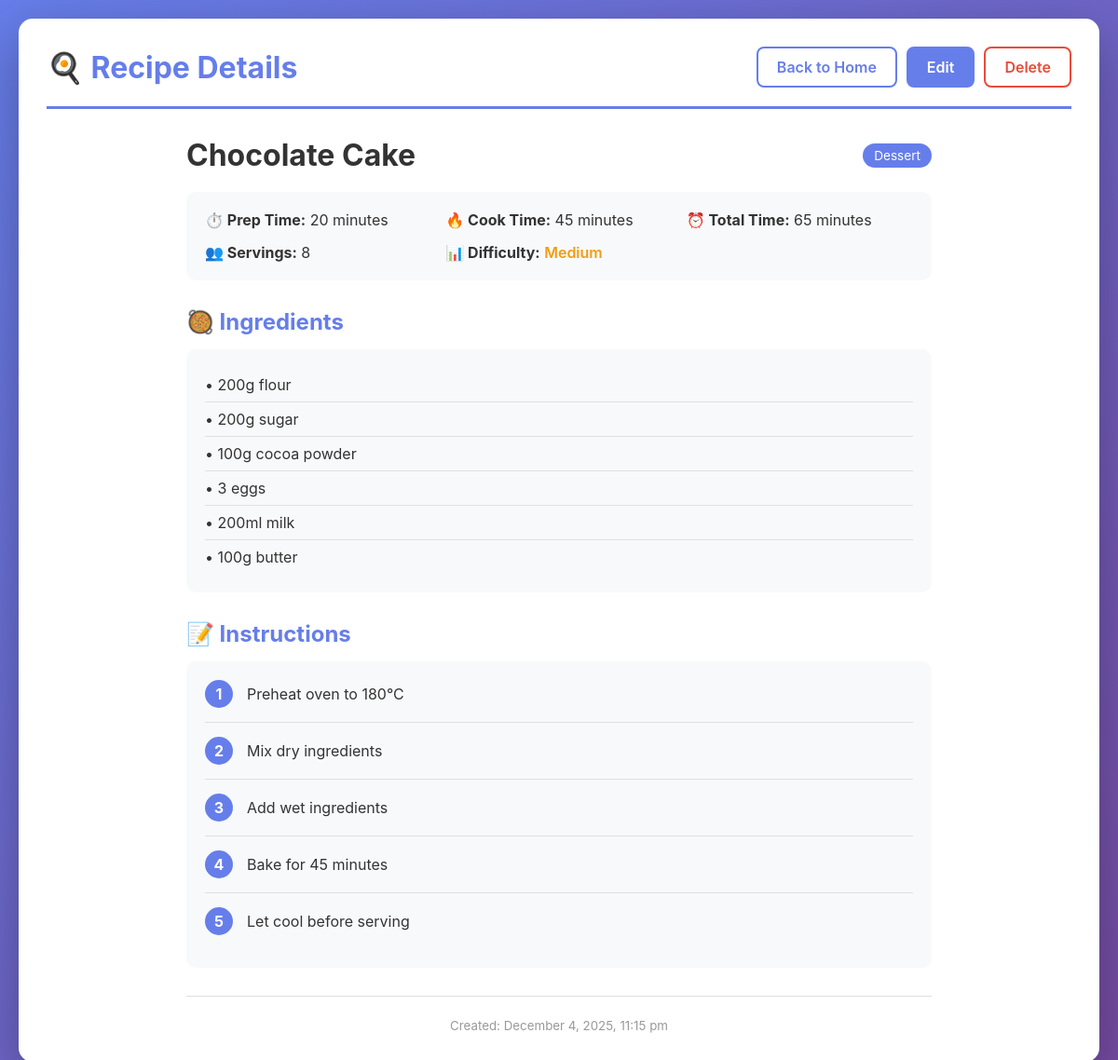
Screenshot of /view.php?id=3 with the database file from the repository.
### tables this page shows
CREATE TABLE IF NOT EXISTS recipes (
    id INT AUTO_INCREMENT PRIMARY KEY,
    name VARCHAR(255) NOT NULL,
    category VARCHAR(100) NOT NULL,
    prep_time INT NOT NULL COMMENT 'in minutes',
    cook_time INT NOT NULL COMMENT 'in minutes',
    servings INT NOT NULL,
    difficulty ENUM('Easy', 'Medium', 'Hard') DEFAULT 'Medium',
    ingredients TEXT NOT NULL,
    instructions TEXT NOT NULL,
    image_url VARCHAR(500) DEFAULT NULL,
    created_at TIMESTAMP DEFAULT CURRENT_TIMESTAMP,
    updated_at TIMESTAMP DEFAULT CURRENT_TIMESTAMP ON UPDATE CURRENT_TIMESTAMP
);

### config.php (called while the page is built, shortened)
<?php
function h($string) {
    return htmlspecialchars($string, ENT_QUOTES, 'UTF-8');
}
?>

### view.php (the view, shortened to what this page needs)
<?php
require_once 'config.php';
$conn = getDBConnection();
$recipe_id = intval($_GET['id']);
$stmt = $conn->prepare("SELECT * FROM recipes WHERE id = ?");
$stmt->bind_param("i", $recipe_id);
$stmt->execute();
$result = $stmt->get_result();
$recipe = $result->fetch_assoc();
?>
<!DOCTYPE html>
<html lang="en">
<head>
    <link rel="stylesheet" href="style.css">
</head>
<body>
    <div class="container">
        <header>
            <h1>🍳 Recipe Details</h1>
            <nav>
                <a href="index.php" class="btn">Back to Home</a>
                <a href="edit.php?id=<?= $recipe_id ?>" class="btn btn-primary">Edit</a>
                <a href="delete.php?id=<?= $recipe_id ?>" class="btn btn-danger"
                   onclick="return confirm('Are you sure you want to delete this recipe?')">Delete</a>
            </nav>
        </header>
        <div class="recipe-detail">
            <div class="recipe-detail-header">
                <h2><?= h($recipe['name']) ?></h2>
                <span class="category-badge"><?= h($recipe['category']) ?></span>
            </div>
            <div class="recipe-meta">
                <div class="meta-item">
                    <strong>⏱️ Prep Time:</strong> <?= h($recipe['prep_time']) ?> minutes
                </div>
                <div class="meta-item">
                    <strong>🔥 Cook Time:</strong> <?= h($recipe['cook_time']) ?> minutes
                </div>
                <div class="meta-item">
                    <strong>⏰ Total Time:</strong> <?= h($recipe['prep_time'] + $recipe['cook_time']) ?> minutes
                </div>
                <div class="meta-item">
                    <strong>👥 Servings:</strong> <?= h($recipe['servings']) ?>
                </div>
                <div class="meta-item">
                    <strong>📊 Difficulty:</strong>
                    <span class="difficulty-<?= strtolower($recipe['difficulty']) ?>">
                        <?= h($recipe['difficulty']) ?>
                    </span>
                </div>
            </div>
            <div class="recipe-section">
                <h3>🥘 Ingredients</h3>
                <div class="ingredients-list">
                    <?php
                    $ingredients = explode("\n", $recipe['ingredients']);
                    foreach ($ingredients as $ingredient) {
                        $ingredient = trim($ingredient);
                        if (!empty($ingredient)) {
                            echo "<div class='ingredient-item'>• " . h($ingredient) . "</div>";
                        }
                    }
                    ?>
                </div>
            </div>
            <div class="recipe-section">
                <h3>📝 Instructions</h3>
                <div class="instructions-list">
                    <?php
                    $instructions = explode("\n", $recipe['instructions']);
                    $step = 1;
                    foreach ($instructions as $instruction) {
                        $instruction = trim($instruction);
                        if (!empty($instruction)) {
                            $instruction = preg_replace('/^\d+\.\s*/', '', $instruction);
                            echo "<div class='instruction-step'>";
                            echo "<span class='step-number'>" . $step . "</span>";
                            echo "<span class='step-text'>" . h($instruction) . "</span>";
                            echo "</div>";
                            $step++;
                        }
                    }
                    ?>
                </div>
            </div>
            <div class="recipe-footer">
                <small>Created: <?= date('F j, Y, g:i a', strtotime($recipe['created_at'])) ?></small>
            </div>
        </div>
    </div>
</body>
</html>

### style.css (style rules this page uses)
* { margin: 0; padding: 0; box-sizing: border-box; }
body { font-family: -apple-system, BlinkMacSystemFont, 'Segoe UI', Roboto, Oxygen, Ubuntu, Cantarell, sans-serif; background: linear-gradient(135deg, #667eea 0%, #764ba2 100%); min-height: 100vh; padding: 20px; color: #333; }
.container { max-width: 1200px; margin: 0 auto; background: white; border-radius: 15px; box-shadow: 0 20px 60px rgba(0,0,0,0.3); padding: 30px; }
header { display: flex; justify-content: space-between; align-items: center; margin-bottom: 30px; padding-bottom: 20px; border-bottom: 3px solid #667eea; }
header h1 { font-size: 2em; color: #667eea; }
nav { display: flex; gap: 10px; }
.btn { padding: 10px 20px; text-decoration: none; border-radius: 8px; border: 2px solid #667eea; background: white; color: #667eea; font-weight: 600; cursor: pointer; transition: all 0.3s; display: inline-block; text-align: center; }
.btn-primary { background: #667eea; color: white; }
.btn-danger { border-color: #e74c3c; color: #e74c3c; }
.category-badge { background: #667eea; color: white; padding: 5px 12px; border-radius: 20px; font-size: 0.85em; white-space: nowrap; }
.difficulty-medium { color: #f39c12; font-weight: 600; }
.recipe-detail { max-width: 800px; margin: 0 auto; }
.recipe-detail-header { display: flex; justify-content: space-between; align-items: center; margin-bottom: 20px; }
.recipe-detail-header h2 { font-size: 2em; color: #333; }
.recipe-meta { display: grid; grid-template-columns: repeat(auto-fit, minmax(200px, 1fr)); gap: 15px; background: #f8f9fa; padding: 20px; border-radius: 10px; margin-bottom: 30px; }
.meta-item { font-size: 1em; }
.recipe-section { margin-bottom: 30px; }
.recipe-section h3 { color: #667eea; margin-bottom: 15px; font-size: 1.5em; }
.ingredients-list { background: #f8f9fa; padding: 20px; border-radius: 10px; }
.ingredient-item { padding: 8px 0; border-bottom: 1px solid #e0e0e0; }
.ingredient-item:last-child { border-bottom: none; }
.instructions-list { background: #f8f9fa; padding: 20px; border-radius: 10px; }
.instruction-step { display: flex; gap: 15px; margin-bottom: 15px; padding-bottom: 15px; border-bottom: 1px solid #e0e0e0; }
.instruction-step:last-child { border-bottom: none; margin-bottom: 0; }
.step-number { background: #667eea; color: white; width: 30px; height: 30px; border-radius: 50%; display: flex; align-items: center; justify-content: center; font-weight: bold; flex-shrink: 0; }
.step-text { flex: 1; padding-top: 5px; }
.recipe-footer { text-align: center; color: #999; margin-top: 30px; padding-top: 20px; border-top: 1px solid #e0e0e0; }

### rows the page displays
recipes: name "Chocolate Cake", category "Dessert", prep_time "20", cook_time "45", $recipe['prep_time'] + $recipe['cook_time'] "65", servings "8", difficulty "Medium", ingredients "200g flour", ingredients "200g sugar", ingredients "100g cocoa powder", ingredients "3 eggs", ingredients "200ml milk", ingredients "100g butter", instructions "Preheat oven to 180°C", instructions "Mix dry ingredients", instructions "Add wet ingredients", instructions "Bake for 45 minutes", instructions "Let cool before serving", created_at "December 4, 2025, 11:15 pm"
